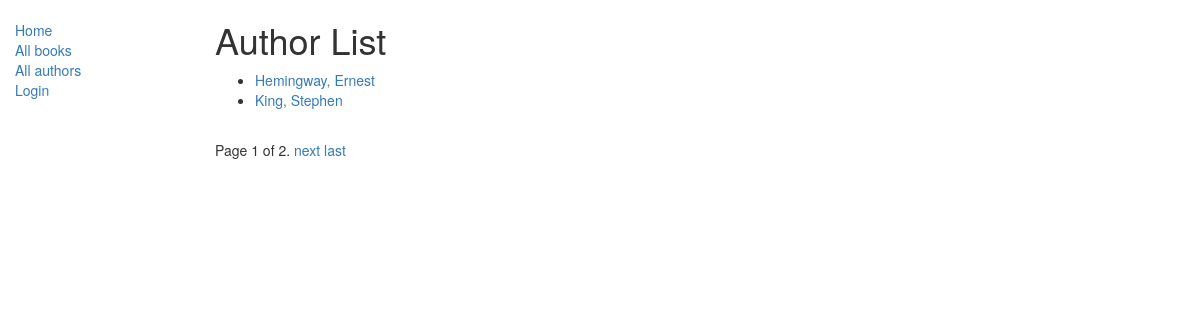
Screenshot of /catalog/authors/ with the database file from the repository.
### catalog/models.py (models this page shows, shortened)
class Author(models.Model):
	first_name = models.CharField(max_length=100)
	last_name = models.CharField(max_length=100)
	date_of_birth = models.DateField(null=True, blank=True)
	date_of_death = models.DateField('Died', null=True, blank=True)
	class Meta:
		ordering = ["last_name"]
	def get_absolute_url(self):
		return reverse('author-detail', args=[str(self.id)])

### catalog/views.py (the view)
# urls.py: path('authors/', views.AuthorListView.as_view(), name='authors'),
class AuthorListView(generic.ListView):
	model = Author
	paginate_by = 2

### catalog/templates/catalog/author_list.html (shortened to what this page needs)
{% extends "base_generic.html" %}
{% block content %}
	<h1>Author List</h1>
	{% if author_list %}
		<ul>
			{% for author in author_list %}
				<li>
					<a href="{{ author.get_absolute_url }}">{{ author.last_name }}, {{ author.first_name }}</a>
				</li>
			{% endfor %}
		</ul>
	{% else %}
		<p>There are no books in the library.</p>
	{% endif %}
{% endblock %}

### rows the page displays
Author: last_name "Hemingway", first_name "Ernest"
Author: last_name "King", first_name "Stephen"

### other values shown
{{ page_obj.number }} "1"
{{ page_obj.paginator.num_pages }} "2"
